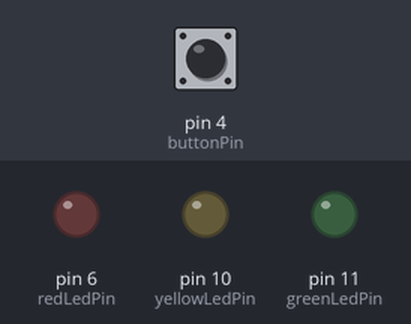
A sketch run on a simulated Arduino Uno, built with avr-gcc and run on an emulated ATmega328P. On the bench: output pins drawn as LEDs (lit = HIGH). Inputs (shaded band) come from the test bench; at power-on: pin 4 (buttonPin) LOW. What the sketch prints to the serial monitor is not drawn.

Above: at 1.2 s.
1.3 s: pin 4 (buttonPin) pulled HIGH for 1 s
At 1.6 s:
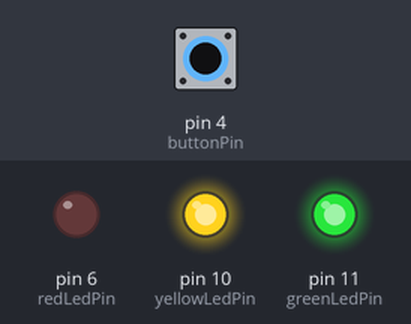
At 2.2 s:
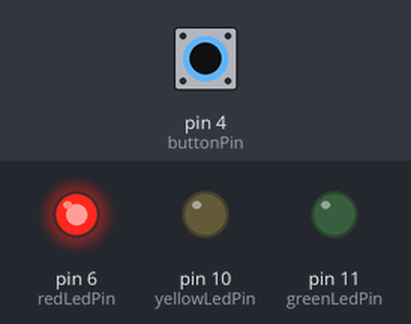
3.8 s: pin 4 (buttonPin) pulled HIGH for 3.2 s
At 6.0 s:
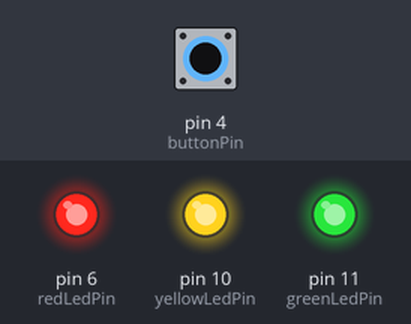
Timing chart, 0 to 8.5 s (numbered marks = the images above; inputs shaded):
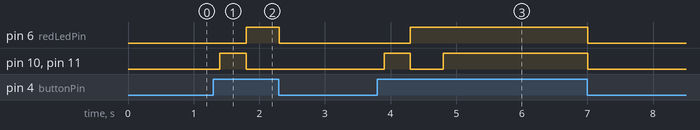

Measured:
- after the input at 1.3 s, pin 6 (redLedPin): LOW → HIGH after 0.50 s, → LOW 0.50 s later; pin 10 (yellowLedPin), pin 11 (greenLedPin): LOW → HIGH after 0.10 s, → LOW 0.40 s later
- after the input at 3.8 s, pin 6 (redLedPin): LOW → HIGH after 0.50 s, → LOW 2.7 s later; pin 10 (yellowLedPin), pin 11 (greenLedPin): LOW → HIGH after 0.10 s, → LOW 0.40 s later, → HIGH 0.50 s later, → LOW 2.2 s later

The sketch:

morsekode.ino
```cpp
const int greenLedPin = 11;
const int yellowLedPin = 10;
const int redLedPin = 6;
const int buttonPin = 4;

int buttonPressedTime = 0;
int buttonReleasedTime = 0;

void setup(){
  pinMode( greenLedPin, OUTPUT );
  pinMode( yellowLedPin, OUTPUT );
  pinMode( redLedPin, OUTPUT );
  pinMode( buttonPin, INPUT );
  Serial.begin(9600);
}


void loop(){


  while (digitalRead(buttonPin) == HIGH) {
    if (buttonReleasedTime >0) {
      if (buttonReleasedTime >= 10 && buttonReleasedTime < 30) {
        Serial.print(3); //bokstavpause
      }
      else if (buttonReleasedTime >= 30){
        Serial.print(4); //ordpause
      }
      buttonReleasedTime = 0;
    }
    delay(100);
    buttonPressedTime++;
    if (buttonPressedTime <5) {
      digitalWrite(greenLedPin, 40);
      digitalWrite(yellowLedPin, 40);
    }
    if (buttonPressedTime >=5 && buttonPressedTime <10) {
      digitalWrite(redLedPin, 40);
      digitalWrite(greenLedPin, 0);
      digitalWrite(yellowLedPin, 0);
    }
    if (buttonPressedTime >=10) {
      digitalWrite(redLedPin, 40);
      digitalWrite(greenLedPin, 40);
      digitalWrite(yellowLedPin, 40);
    }
  }

  while (digitalRead(buttonPin) == LOW) {
    if (buttonPressedTime >0) {
       digitalWrite(redLedPin, 0);
      digitalWrite(greenLedPin, 0);
      digitalWrite(yellowLedPin, 0);
      if (buttonPressedTime < 5) {
        Serial.print(1); //dot
      }
      else if (buttonPressedTime >= 5 && buttonPressedTime <10) {
        Serial.print(2); //dash
      }
      else if (buttonPressedTime > 10) {
        Serial.print(5); //reset
      }
      buttonPressedTime = 0;
    }
    delay(100);
    buttonReleasedTime++;
 }
}
```
